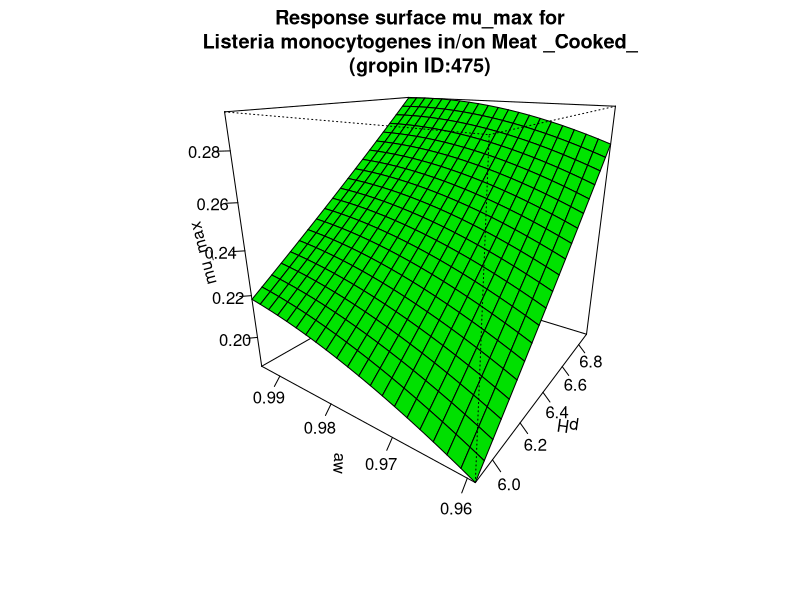

Recreate this plot in R.
#############################
# start of Parameter script
#############################
pH <- seq(5.89410589410589,6.9069,length.out=21)
aw <- seq(0.959040959040959,0.993993,length.out=21)
#############################
# end of Parameter script
#############################
############################# 
# start of Model script Gropin ID 475 
#############################
 
# constant coefficients for this model
 
variables <- data.frame(pH,aw)
argumentsPar <- expand.grid(variables)
 
# heart of the model
response_surface <- function(pH,aw) {
   mumax <-(-19.684+0.5085*pH+36.254*aw-0.4970*pH*aw+0.0046939*(pH^2)-16.581*(aw^2))

return(mumax=mumax)
} 

# output parameters
mumax <- cbind(argumentsPar,response_surface(argumentsPar['pH'],argumentsPar['aw']))
colnames(mumax) <- c(colnames(argumentsPar),'mumax')
#############################
# End of Model script
#############################
############################# 
# start of Visualisation script Gropin ID 475 
#############################
persp(pH,aw,matrix(unlist(mumax$mumax),nrow=21),col = 'green',xlab='pH',ylab='aw',zlab='mu_max',main='Response surface mu_max for
Listeria monocytogenes in/on Meat _Cooked_
(gropin ID:475)',theta=305,phi=20,shade=0.25,ticktype = 'detailed')
#############################
# End of Visualisation script
#############################
